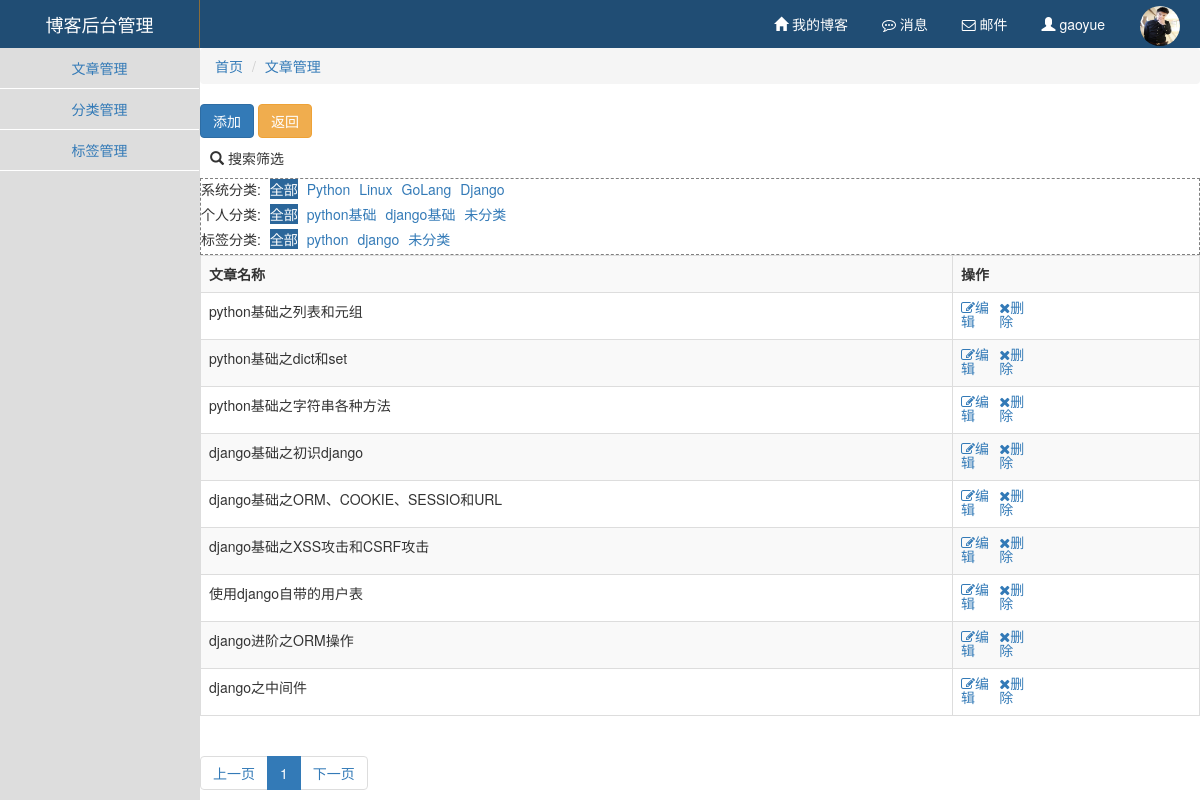
Page /manage/article/0-0-0.html/ (signed in) on the earlier database version.
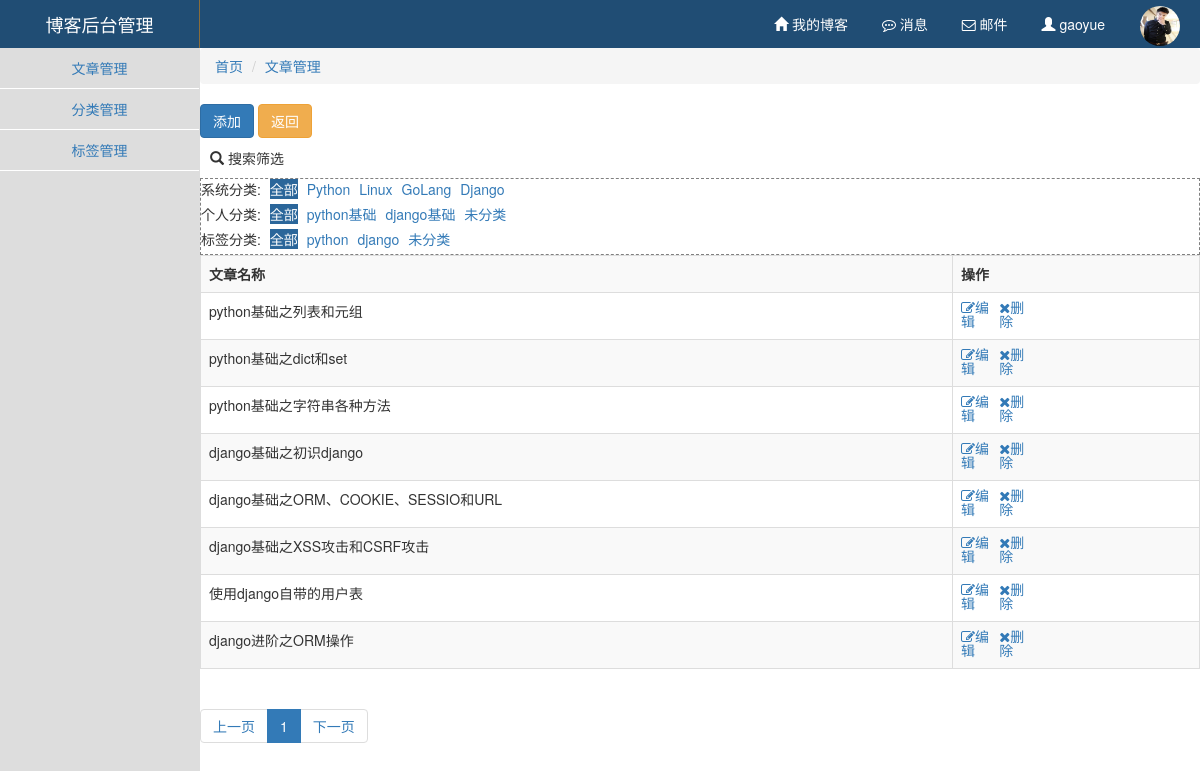
Same page on the later database version.
### app01/models.py (models this page shows)
class Category(models.Model):
    nid = models.AutoField(primary_key=True)
    title = models.CharField(verbose_name='分类标题', max_length=32)
    blog = models.ForeignKey(verbose_name='所属博客', to='Blog', to_field='nid')

class Tag(models.Model):
    nid = models.AutoField(primary_key=True)
    title = models.CharField(verbose_name='标签名称', max_length=32)
    blog = models.ForeignKey(verbose_name='所属博客', to='Blog', to_field='nid')

class Article(models.Model):
    nid = models.BigAutoField(primary_key=True)
    title = models.CharField(verbose_name='文章标题', max_length=128)
    summary = models.CharField(verbose_name='文章简介', max_length=255)
    read_count = models.IntegerField(default=0)
    comment_count = models.IntegerField(default=0)
    up_count = models.IntegerField(default=0)
    down_count = models.IntegerField(default=0)
    create_time = models.DateTimeField(verbose_name='创建时间', auto_now_add=True)
    blog = models.ForeignKey(verbose_name='所属博客', to='Blog', to_field='nid')
    category = models.ForeignKey(verbose_name='文章个人类型', to='Category', to_field='nid', null=True)
    type_choices = [
        (1, "Python"),
        (2, "Linux"),
        (3, "GoLang"),
        (4, "Django"),
    ]
    article_type_id = models.IntegerField(verbose_name='文章类型', choices=type_choices, default=None)
    tags = models.ManyToManyField(
        to="Tag",
        through='Article2Tag',
        through_fields=('article', 'tag'),
    )

### background/views.py (the view)
# urls.py: url(r'^(?P<type>\w+)/$', views.classify),
def classify(request,type,*args,**kwargs):
    id = request.session.get("id")
    dic=views.manage_base(request,*args,**kwargs)
    if not dic:
        return redirect("/")
    if type=="category":
        obj=models.Category.objects.filter(blog__user__nid=id).all()
    elif type=="tag":
        obj=models.Tag.objects.filter(blog__user__nid=id).all()
    elif type=="article":
        condition = {}
        for k, v in kwargs.items():
            if v=='00':
                condition[k] = None
                continue
            kwargs[k] = int(v)
            if v != '0':
                condition[k] = v
        type_list = models.Article.type_choices
        category_list = models.Category.objects.filter(blog__user__nid=id)
        tag_list = models.Tag.objects.filter(blog__user__nid=id)
        condition['blog__user__nid'] = id
        obj = models.Article.objects.filter(**condition)
        dic["type_list"] = type_list
        dic["category_list"]=category_list
        dic["tag_list"]=tag_list
        dic["kwargs"]=kwargs
    else:
        return redirect("/")
    url = "background/"+type + ".html"
    page = request.GET.get("page")
    if page == None:
        page = 1
    count = obj.count()
    p = Pageinfo(page, count, 10, request.path_info)
    finall_obj = obj[p.start():p.stop()]
    pager = p.pager()
    dic["obj"]=finall_obj
    dic["pager"]=pager
    return render(request, url, dic)

### background/view/views.py (called while the page is built)
def manage_base(request,*args,**kwargs):
    id = request.session.get("id")
    username = request.session.get("name")
    user = models.Blog.objects.filter(user__nid=id).first()
    if not id or not username or not user:
        return None
    base_dict = {"user": user}
    return base_dict

### utils/paging.py (called while the page is built)
    def start(self):
        return (self.current_page - 1) * self.per_page

    def stop(self):
        return self.current_page * self.per_page

### templates/background/article.html (shortened to what the changed rows need)
{% extends "background/manage.html" %}
{% block count %}
    <div class="ifys">
        <div class="ify">
            <span>系统分类:</span>
            {% if kwargs.article_type_id == 0 %}
                <a class="active" href="/manage/article/0-{{ kwargs.category_id }}-{{ kwargs.tags__nid }}.html/">全部</a>
            {% else %}
                <a href="/manage/article/0-{{ kwargs.category_id }}-{{ kwargs.tags__nid }}.html/">全部</a>
            {% endif %}
            {% for i in type_list %}
                {% if kwargs.article_type_id == i.0 %}
                    <a class="active"
                       href="/manage/article/{{ i.0 }}-{{ kwargs.category_id }}-{{ kwargs.tags__nid }}.html/">{{ i.1 }}</a>
                {% else %}
                    <a href="/manage/article/{{ i.0 }}-{{ kwargs.category_id }}-{{ kwargs.tags__nid }}.html/">{{ i.1 }}</a>
                {% endif %}
            {% endfor %}
        </div>
        <div class="ify">
            <span>个人分类:</span>
            {% if kwargs.category_id == 0 %}
                <a class="active"
                   href="/manage/article/{{ kwargs.article_type_id }}-0-{{ kwargs.tags__nid }}.html/">全部</a>
            {% else %}
                <a href="/manage/article/{{ kwargs.article_type_id }}-0-{{ kwargs.tags__nid }}.html/">全部</a>
            {% endif %}
            {% for i in category_list %}
                {% if kwargs.category_id == i.nid %}
                    <a class="active"
                       href="/manage/article/{{ kwargs.article_type_id }}-{{ i.nid }}-{{ kwargs.tags__nid }}.html/">{{ i.title }}</a>
                {% else %}
                    <a href="/manage/article/{{ kwargs.article_type_id }}-{{ i.nid }}-{{ kwargs.tags__nid }}.html/">{{ i.title }}</a>
                {% endif %}
            {% endfor %}
            {% if kwargs.category_id == '00' %}
                <a class="active"
                   href="/manage/article/{{ kwargs.article_type_id }}-00-{{ kwargs.tags__nid }}.html/">未分类</a>
            {% else %}
                <a href="/manage/article/{{ kwargs.article_type_id }}-00-{{ kwargs.tags__nid }}.html/">未分类</a>
            {% endif %}
        </div>
        <div class="ify">
            <span>标签分类:</span>
            {% if kwargs.tags__nid == 0 %}
                <a class="active"
                   href="/manage/article/{{ kwargs.article_type_id }}-{{ kwargs.category_id }}-0.html/">全部</a>
            {% else %}
                <a href="/manage/article/{{ kwargs.article_type_id }}-{{ kwargs.category_id }}-0.html/">全部</a>
            {% endif %}
            {% for i in tag_list %}
                {% if kwargs.tags__nid == i.nid %}
                    <a class="active"
                       href="/manage/article/{{ kwargs.article_type_id }}-{{ kwargs.category_id }}-{{ i.nid }}.html/">{{ i.title }}</a>
                {% else %}
                    <a href="/manage/article/{{ kwargs.article_type_id }}-{{ kwargs.category_id }}-{{ i.nid }}.html/">{{ i.title }}</a>
                {% endif %}
            {% endfor %}
            {% if kwargs.tags__nid == '00' %}
                <a class="active" href="/manage/article/{{ kwargs.article_type_id }}-{{ kwargs.category_id }}-00.html/">未分类</a>
            {% else %}
                <a href="/manage/article/{{ kwargs.article_type_id }}-{{ kwargs.category_id }}-00.html/">未分类</a>
            {% endif %}
        </div>
    </div>
    <table class="table table-striped table-bordered table-hover">
        <tr>
            <th>文章名称</th>
            <th>操作</th>
        </tr>
        {% for i in obj %}
            <tr>
                <td>{{ i.title }}</td>
                <td>
                    <div class="oper">
                        <a href="/manage/article/edit.html/?nid={{ i.nid }}" class="fa fa-pencil-square-o">编辑</a>
                    </div>
                    <div class="oper">
                        <a href="" onclick="del({{ i.nid }},'article')" val="{{ i.nid }}" class="fa fa-times del">删除</a>
                    </div>
                </td>
            </tr>
        {% endfor %}
    </table>
{% endblock %}

Differences in the rows shown:
removed Article: title "django之中间件"
